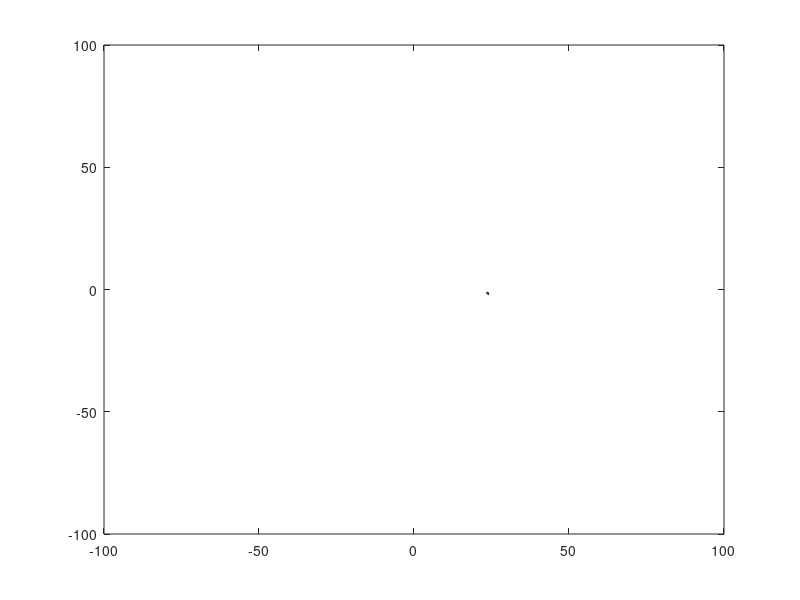

Reproduce this figure in MATLAB.
% Danek Colson
% SEED Lab - Group 16
% Motor Animation

% Animation of the position and orientation of a vehicle
% data from testing our robot, copied over from PuTTy
% first column is time, second is x, thrid is y, fourth is phi
data = [0.00 0.00 0.00 0.00;
0.10 0.00 0.00 0.00;
0.20 0.00 0.00 0.00;
0.30 0.00 0.00 0.00;
0.40 0.00 0.00 0.00;
0.50 0.00 0.00 0.00;
0.60 0.00 0.00 0.00;
0.70 0.00 0.00 0.00;
0.80 0.00 0.00 0.00;
0.90 0.00 0.00 0.00;
1.00 0.03 0.00 -0.00;
1.10 0.54 -0.00 -0.03;
1.20 1.75 -0.04 -0.10;
1.30 2.75 -0.14 -0.16;
1.40 3.07 -0.19 -0.18;
1.50 3.07 -0.19 -0.18;
1.60 3.07 -0.19 -0.18;
1.70 3.07 -0.19 -0.18;
1.80 3.07 -0.19 -0.18;
1.90 3.28 -0.23 -0.19;
2.00 3.94 -0.36 -0.23;
2.10 4.85 -0.57 -0.28;
2.20 5.58 -0.78 -0.33;
2.30 5.80 -0.86 -0.34;
2.40 5.83 -0.87 -0.33;
2.50 6.32 -1.03 -0.30;
2.60 6.95 -1.23 -0.27;
2.70 7.42 -1.36 -0.24;
2.80 7.80 -1.45 -0.22;
2.90 8.19 -1.54 -0.19;
3.00 8.72 -1.64 -0.16;
3.10 9.47 -1.77 -0.12;
3.20 9.98 -1.83 -0.09;
3.30 10.01 -1.83 -0.09;
3.40 10.01 -1.83 -0.09;
3.50 10.01 -1.83 -0.09;
3.60 10.37 -1.86 -0.09;
3.70 11.69 -1.98 -0.06;
3.80 12.87 -2.05 -0.04;
3.90 12.90 -2.05 -0.04;
4.00 12.90 -2.05 -0.04;
4.10 12.90 -2.05 -0.04;
4.20 12.90 -2.05 -0.04;
4.30 12.90 -2.05 -0.04;
4.40 12.90 -2.05 -0.04;
4.50 12.90 -2.05 -0.04;
4.60 12.90 -2.05 -0.04;
4.70 12.90 -2.05 -0.04;
4.80 12.90 -2.05 -0.04;
4.90 12.90 -2.05 -0.04;
5.00 12.90 -2.05 -0.04;
5.10 12.90 -2.05 -0.04;
5.20 12.90 -2.05 -0.04;
5.30 12.90 -2.05 -0.04;
5.40 12.90 -2.05 -0.04;
5.50 12.75 -2.05 -0.03;
5.60 12.69 -2.04 -0.03;
5.70 12.69 -2.04 -0.03;
5.80 12.69 -2.04 -0.03;
5.90 12.69 -2.04 -0.03;
6.00 12.69 -2.04 -0.03;
6.10 12.69 -2.04 -0.03;
6.20 12.72 -2.04 -0.03;
6.30 13.02 -2.05 -0.05;
6.40 13.50 -2.07 -0.07;
6.50 13.81 -2.10 -0.09;
6.60 14.29 -2.14 -0.12;
6.70 15.19 -2.25 -0.17;
6.80 16.47 -2.47 -0.25;
6.90 17.91 -2.83 -0.33;
7.00 19.45 -3.36 -0.43;
7.10 20.94 -4.03 -0.52;
7.20 22.46 -4.90 -0.62;
7.30 24.28 -6.21 -0.76;
7.40 26.18 -8.03 -0.91;
7.50 27.43 -9.66 -1.03;
7.60 27.57 -9.89 -1.05;
7.70 27.51 -9.79 -1.04;
7.80 27.51 -9.79 -1.04;
7.90 27.51 -9.79 -1.04;
8.00 27.51 -9.79 -1.04;
8.10 27.53 -9.81 -1.04;
8.20 27.53 -9.81 -1.04;
8.30 27.17 -9.22 -1.08;
8.40 26.31 -7.59 -1.19;
8.50 25.48 -5.54 -1.31;
8.60 24.87 -3.23 -1.45;
8.70 24.64 -1.25 -1.57;
8.80 24.63 0.08 -1.64;
8.90 24.67 0.68 -1.68;
9.00 24.67 0.68 -1.68;
9.10 24.66 0.53 -1.67;
9.20 24.61 0.02 -1.64;
9.30 24.57 -0.55 -1.60;
9.40 24.55 -1.22 -1.48;
9.50 24.61 -1.91 -1.29;
9.60 24.66 -2.08 -1.08;
9.70 24.59 -1.95 -0.87;
9.80 24.26 -1.55 -0.70;
9.90 23.43 -0.86 -0.55;
10.00 21.96 0.04 -0.43;
10.10 20.33 0.78 -0.32;
10.20 19.24 1.13 -0.21;
10.30 18.79 1.23 -0.16;
10.40 18.94 1.20 -0.17;
10.50 19.48 1.11 -0.21;
10.60 20.54 0.88 -0.34;
10.70 21.34 0.60 -0.51;
10.80 21.53 0.49 -0.63;
10.90 21.53 0.49 -0.68;
11.00 21.50 0.51 -0.67;
11.10 21.50 0.51 -0.67;
11.20 21.53 0.49 -0.68;
11.30 21.86 0.23 -0.70;
11.40 22.57 -0.38 -0.75;
11.50 23.08 -0.85 -0.79;
11.60 23.46 -1.24 -0.83;
11.70 23.93 -1.75 -0.87;
11.80 24.19 -2.05 -0.91;
11.90 23.89 -1.67 -0.94;
12.00 23.57 -1.23 -0.98;
12.10 23.57 -1.23 -0.98;
12.20 23.57 -1.23 -0.98;
12.30 23.57 -1.23 -0.98;
12.40 23.57 -1.23 -0.98;
12.50 23.57 -1.23 -0.98;
12.60 23.57 -1.23 -0.98;
12.70 23.57 -1.23 -0.98;
12.80 23.57 -1.23 -0.98;
12.90 23.57 -1.23 -0.98;
13.00 23.57 -1.23 -0.98;
13.10 23.57 -1.23 -0.98;
13.20 23.57 -1.23 -0.98;
13.30 23.57 -1.23 -0.98;
13.40 23.57 -1.23 -0.98;
13.50 23.57 -1.23 -0.98;
13.60 23.57 -1.23 -0.98;
13.70 23.64 -1.33 -0.98;
13.80 23.79 -1.56 -1.00;
13.90 23.85 -1.66 -1.01;
    ];
time = data(:,1);
xposition = data(:,2);
yposition = data(:,3);
phi = data(:,4);
% Define shape verticies
% first row is x position, second row is y position
r_width = .5;
r_length = 1;
V = [-r_length/2 -r_length/2 0 r_length/2 0;
    -r_width/2 r_width/2 r_width/2 0 -r_width/2];

figure
for i=1:length(time),
    % move shape by moving verticies
    % define rotation matrix
    T = [cos(phi(i)) -sin(phi(i));sin(phi(i)) cos(phi(i))];
    % define center position
    pos = [xposition(i);yposition(i)];
    % find position of current vertices: each position is multiplied by the rotation matrix, and added to the current position
    v_c = T*V+pos*ones(1,5);
    % draw shape
    fill(v_c(1,:),v_c(2,:),'y')
    % set axis to have specified x and y limits, changed to 100 since robot moves a lot. This made the graphic for the robot really small
    axis([-100 100 -100 100]) 
    % (type 'help axis' for more info)
    % make sure matlab draws the figure now
    drawnow
    % if not last drawing, wait
    if i<length(time),
        pause(time(i+1)-time(i))
    end;
end;
